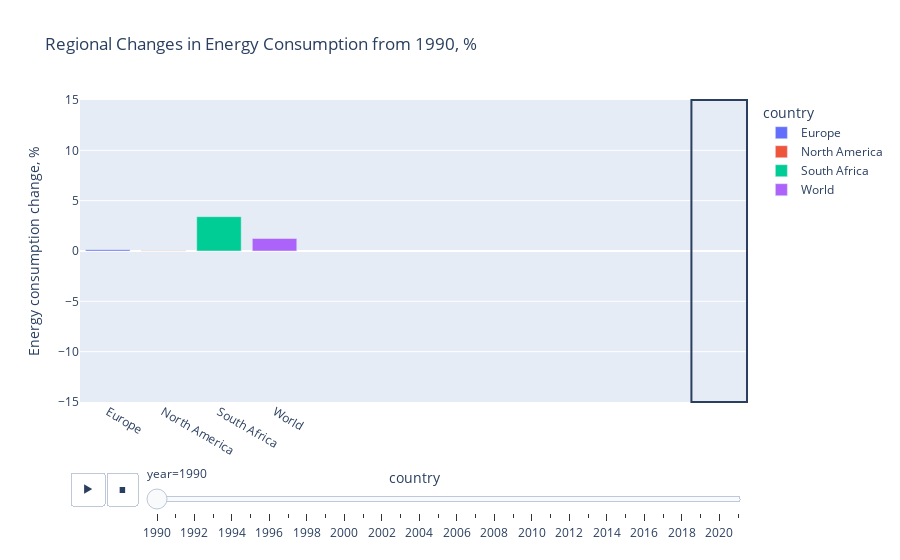

Notebook code for this chart:
### Markdown cell above
Let's Try some animations !

### Code cell
import plotly.express as px

# Focusing on columns with data on annual percentage change in energy sources consumption starting year 1990
cons = wec.copy()
cons_features = [col for col in cons.columns if '_cons_change_pct' in col] + ['gdp', 'energy_per_gdp', 'energy_per_capita', 'year', 'country']

cons = cons[cons_features]

# Central America removed due to it is the part of 'South and Central America' value.

regions = ['World', 'Europe', 'Europe (other)','North America', 'Central America', 'South & Central America', 'CIS',  'South Africa', 'Eastern Africa', 'Other regions', 'Asia Pacific', 'Middle East']

cons = cons[cons['country'].isin(regions)]

fig = px.bar(cons,
             x='country', y='energy_cons_change_pct',
             color='country',
             animation_frame='year',
             animation_group='country',
             range_y=[-15, 15],
             labels={'energy_cons_change_pct': 'Energy consumption change, %'}, 
             title='Regional Changes in Energy Consumption from 1990, %')

fig.add_vrect(x0=11.5, x1=10.5)
plt.tight_layout()
fig.show()

### Figure 1 — Plotly figure (JSON) as saved in the notebook; plotly's stock layout.template omitted (floating-point values rounded to 4 significant figures)
{"data": [{"alignmentgroup": "True", "hovertemplate": "country=%{x}<br>year=1990<br>Energy consumption change, %=%{y}<extra></extra>", "ids": ["Europe"], "legendgroup": "Europe", "marker": {"color": "#636efa", "pattern": {"shape": ""}}, "name": "Europe", "offsetgroup": "Europe", "orientation": "v", "showlegend": true, "textposition": "auto", "type": "bar", "x": ["Europe"], "xaxis": "x", "y": [0.134], "yaxis": "y"}, {"alignmentgroup": "True", "hovertemplate": "country=%{x}<br>year=1990<br>Energy consumption change, %=%{y}<extra></extra>", "ids": ["North America"], "legendgroup": "North America", "marker": {"color": "#EF553B", "pattern": {"shape": ""}}, "name": "North America", "offsetgroup": "North America", "orientation": "v", "showlegend": true, "textposition": "auto", "type": "bar", "x": ["North America"], "xaxis": "x", "y": [0.018], "yaxis": "y"}, {"alignmentgroup": "True", "hovertemplate": "country=%{x}<br>year=1990<br>Energy consumption change, %=%{y}<extra></extra>", "ids": ["South Africa"], "legendgroup": "South Africa", "marker": {"color": "#00cc96", "pattern": {"shape": ""}}, "name": "South Africa", "offsetgroup": "South Africa", "orientation": "v", "showlegend": true, "textposition": "auto", "type": "bar", "x": ["South Africa"], "xaxis": "x", "y": [3.409], "yaxis": "y"}, {"alignmentgroup": "True", "hovertemplate": "country=%{x}<br>year=1990<br>Energy consumption change, %=%{y}<extra></extra>", "ids": ["World"], "legendgroup": "World", "marker": {"color": "#ab63fa", "pattern": {"shape": ""}}, "name": "World", "offsetgroup": "World", "orientation": "v", "showlegend": true, "textposition": "auto", "type": "bar", "x": ["World"], "xaxis": "x", "y": [1.243], "yaxis": "y"}], "layout": {"barmode": "relative", "legend": {"title": {"text": "country"}, "tracegroupgap": 0}, "shapes": [{"type": "rect", "x0": 11.5, "x1": 10.5, "xref": "x", "y0": 0, "y1": 1, "yref": "y domain"}], "sliders": [{"active": 0, "currentvalue": {"prefix": "year="}, "len": 0.9, "pad": {"b": 10, "t": 60}, "steps": [{"args": [["1990"], {"frame": {"duration": 0, "redraw": true}, "fromcurrent": true, "mode": "immediate", "transition": {"duration": 0, "easing": "linear"}}], "label": "1990", "method": "animate"}, {"args": [["1991"], {"frame": {"duration": 0, "redraw": true}, "fromcurrent": true, "mode": "immediate", "transition": {"duration": 0, "easing": "linear"}}], "label": "1991", "method": "animate"}, {"args": [["1992"], {"frame": {"duration": 0, "redraw": true}, "fromcurrent": true, "mode": "immediate", "transition": {"duration": 0, "easing": "linear"}}], "label": "1992", "method": "animate"}, {"args": [["1993"], {"frame": {"duration": 0, "redraw": true}, "fromcurrent": true, "mode": "immediate", "transition": {"duration": 0, "easing": "linear"}}], "label": "1993", "method": "animate"}, {"args": [["1994"], {"frame": {"duration": 0, "redraw": true}, "fromcurrent": true, "mode": "immediate", "transition": {"duration": 0, "easing": "linear"}}], "label": "1994", "method": "animate"}, {"args": [["1995"], {"frame": {"duration": 0, "redraw": true}, "fromcurrent": true, "mode": "immediate", "transition": {"duration": 0, "easing": "linear"}}], "label": "1995", "method": "animate"}, {"args": [["1996"], {"frame": {"duration": 0, "redraw": true}, "fromcurrent": true, "mode": "immediate", "transition": {"duration": 0, "easing": "linear"}}], "label": "1996", "method": "animate"}, {"args": [["1997"], {"frame": {"duration": 0, "redraw": true}, "fromcurrent": true, "mode": "immediate", "transition": {"duration": 0, "easing": "linear"}}], "label": "1997", "method": "animate"}, {"args": [["1998"], {"frame": {"duration": 0, "redraw": true}, "fromcurrent": true, "mode": "immediate", "transition": {"duration": 0, "easing": "linear"}}], "label": "1998", "method": "animate"}, {"args": [["1999"], {"frame": {"duration": 0, "redraw": true}, "fromcurrent": true, "mode": "immediate", "transition": {"duration": 0, "easing": "linear"}}], "label": "1999", "method": "animate"}, {"args": [["2000"], {"frame": {"duration": 0, "redraw": true}, "fromcurrent": true, "mode": "immediate", "transition": {"duration": 0, "easing": "linear"}}], "label": "2000", "method": "animate"}, {"args": [["2001"], {"frame": {"duration": 0, "redraw": true}, "fromcurrent": true, "mode": "immediate", "transition": {"duration": 0, "easing": "linear"}}], "label": "2001", "method": "animate"}, {"args": [["2002"], {"frame": {"duration": 0, "redraw": true}, "fromcurrent": true, "mode": "immediate", "transition": {"duration": 0, "easing": "linear"}}], "label": "2002", "method": "animate"}, {"args": [["2003"], {"frame": {"duration": 0, "redraw": true}, "fromcurrent": true, "mode": "immediate", "transition": {"duration": 0, "easing": "linear"}}], "label": "2003", "method": "animate"}, {"args": [["2004"], {"frame": {"duration": 0, "redraw": true}, "fromcurrent": true, "mode": "immediate", "transition": {"duration": 0, "easing": "linear"}}], "label": "2004", "method": "animate"}, {"args": [["2005"], {"frame": {"duration": 0, "redraw": true}, "fromcurrent": true, "mode": "immediate", "transition": {"duration": 0, "easing": "linear"}}], "label": "2005", "method": "animate"}, {"args": [["2006"], {"frame": {"duration": 0, "redraw": true}, "fromcurrent": true, "mode": "immediate", "transition": {"duration": 0, "easing": "linear"}}], "label": "2006", "method": "animate"}, {"args": [["2007"], {"frame": {"duration": 0, "redraw": true}, "fromcurrent": true, "mode": "immediate", "transition": {"duration": 0, "easing": "linear"}}], "label": "2007", "method": "animate"}, {"args": [["2008"], {"frame": {"duration": 0, "redraw": true}, "fromcurrent": true, "mode": "immediate", "transition": {"duration": 0, "easing": "linear"}}], "label": "2008", "method": "animate"}, {"args": [["2009"], {"frame": {"duration": 0, "redraw": true}, "fromcurrent": true, "mode": "immediate", "transition": {"duration": 0, "easing": "linear"}}], "label": "2009", "method": "animate"}, {"args": [["2010"], {"frame": {"duration": 0, "redraw": true}, "fromcurrent": true, "mode": "immediate", "transition": {"duration": 0, "easing": "linear"}}], "label": "2010", "method": "animate"}, {"args": [["2011"], {"frame": {"duration": 0, "redraw": true}, "fromcurrent": true, "mode": "immediate", "transition": {"duration": 0, "easing": "linear"}}], "label": "2011", "method": "animate"}, {"args": [["2012"], {"frame": {"duration": 0, "redraw": true}, "fromcurrent": true, "mode": "immediate", "transition": {"duration": 0, "easing": "linear"}}], "label": "2012", "method": "animate"}, {"args": [["2013"], {"frame": {"duration": 0, "redraw": true}, "fromcurrent": true, "mode": "immediate", "transition": {"duration": 0, "easing": "linear"}}], "label": "2013", "method": "animate"}, {"args": [["2014"], {"frame": {"duration": 0, "redraw": true}, "fromcurrent": true, "mode": "immediate", "transition": {"duration": 0, "easing": "linear"}}], "label": "2014", "method": "animate"}, {"args": [["2015"], {"frame": {"duration": 0, "redraw": true}, "fromcurrent": true, "mode": "immediate", "transition": {"duration": 0, "easing": "linear"}}], "label": "2015", "method": "animate"}, {"args": [["2016"], {"frame": {"duration": 0, "redraw": true}, "fromcurrent": true, "mode": "immediate", "transition": {"duration": 0, "easing": "linear"}}], "label": "2016", "method": "animate"}, {"args": [["2017"], {"frame": {"duration": 0, "redraw": true}, "fromcurrent": true, "mode": "immediate", "transition": {"duration": 0, "easing": "linear"}}], "label": "2017", "method": "animate"}, {"args": [["2018"], {"frame": {"duration": 0, "redraw": true}, "fromcurrent": true, "mode": "immediate", "transition": {"duration": 0, "easing": "linear"}}], "label": "2018", "method": "animate"}, {"args": [["2019"], {"frame": {"duration": 0, "redraw": true}, "fromcurrent": true, "mode": "immediate", "transition": {"duration": 0, "easing": "linear"}}], "label": "2019", "method": "animate"}, {"args": [["2020"], {"frame": {"duration": 0, "redraw": true}, "fromcurrent": true, "mode": "immediate", "transition": {"duration": 0, "easing": "linear"}}], "label": "2020", "method": "animate"}, {"args": [["2021"], {"frame": {"duration": 0, "redraw": true}, "fromcurrent": true, "mode": "immediate", "transition": {"duration": 0, "easing": "linear"}}], "label": "2021", "method": "animate"}], "x": 0.1, "xanchor": "left", "y": 0, "yanchor": "top"}], "title": {"text": "Regional Changes in Energy Consumption from 1990, %"}, "updatemenus": [{"buttons": [{"args": [null, {"frame": {"duration": 500, "redraw": true}, "fromcurrent": true, "mode": "immediate", "transition": {"duration": 500, "easing": "linear"}}], "label": "&#9654;", "method": "animate"}, {"args": [[null], {"frame": {"duration": 0, "redraw": true}, "fromcurrent": true, "mode": "immediate", "transition": {"duration": 0, "easing": "linear"}}], "label": "&#9724;", "method": "animate"}], "direction": "left", "pad": {"r": 10, "t": 70}, "showactive": false, "type": "buttons", "x": 0.1, "xanchor": "right", "y": 0, "yanchor": "top"}], "xaxis": {"anchor": "y", "categoryarray": ["Europe", "North America", "South Africa", "World"], "categoryorder": "array", "domain": [0, 1], "title": {"text": "country"}}, "yaxis": {"anchor": "x", "domain": [0, 1], "range": [-15, 15], "title": {"text": "Energy consumption change, %"}}}}
